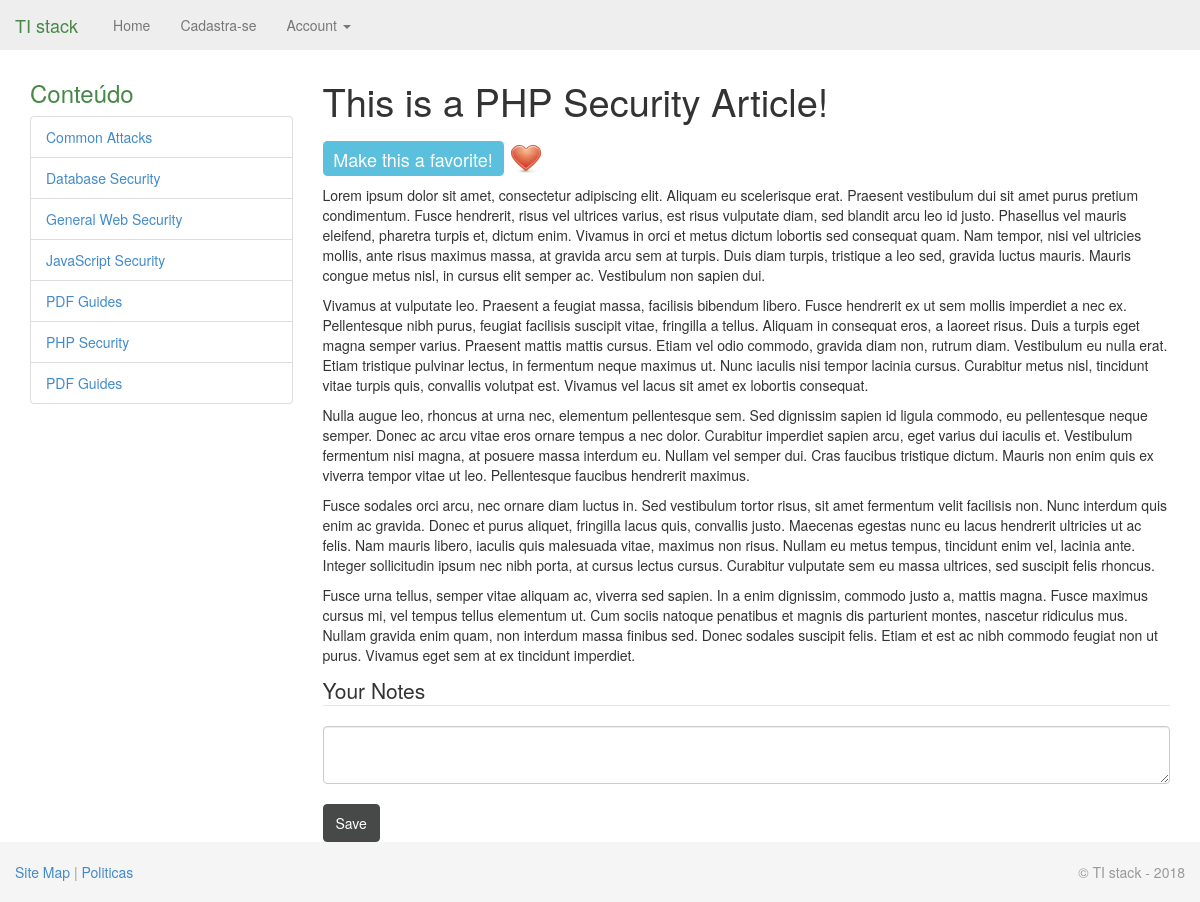
Page /page.php?id=4 on the committed database.
### tables this page shows
CREATE TABLE `categories` (
	`id` SMALLINT UNSIGNED NOT NULL AUTO_INCREMENT,
	`category` VARCHAR(45) NOT NULL,
	PRIMARY KEY (`id`),
	UNIQUE INDEX `category_UNIQUE` (`category` ASC) 
);

CREATE TABLE `pages` (
	`id` INT UNSIGNED NOT NULL AUTO_INCREMENT,
	`categories_id` SMALLINT UNSIGNED NOT NULL,
	`title` VARCHAR(100) NOT NULL,
	`description` TINYTEXT NOT NULL,
	`content` LONGTEXT NULL,
	`date_created` TIMESTAMP NOT NULL DEFAULT CURRENT_TIMESTAMP,
	PRIMARY KEY (`id`),
	INDEX `date_created` (`date_created` ASC),
	INDEX `fk_pages_categories_idx` (`categories_id` ASC),
	CONSTRAINT `fk_pages_categories`
		FOREIGN KEY (`categories_id`)
		REFERENCES `categories` (`id`)
		ON DELETE NO ACTION
		ON UPDATE NO ACTION
);

### page.php (the view, shortened to what this page needs)
<?php
require('./includes/mysql.inc.php');
if (isset($_GET['id']) && filter_var($_GET['id'], FILTER_VALIDATE_INT, array('min_range' => 1))) {
	$page_id = $_GET['id'];
	$q = 'SELECT title, description, content FROM pages WHERE id=' . $page_id;
	$r = mysqli_query($dbc, $q);
	$row = mysqli_fetch_array($r, MYSQLI_ASSOC);
	$page_title = $row['title'];
	include('includes/header.php');
	echo '<h1>' . htmlspecialchars($page_title) . '</h1>';
	if (isset($_SESSION['user_not_expired'])) {
		$user_id = $_SESSION['user_id'];
		$q = 'SELECT user_id FROM favorite_pages WHERE user_id=' . $user_id . ' AND page_id=' . $page_id;
		$r = mysqli_query($dbc, $q);
		if (mysqli_num_rows($r) === 1) {
			echo '<h3 id="favorite_h3"><img src="images/heart_32.png" width="32" height="32"> <span class="label label-info">This is a favorite!</span> <a id="remove_favorite_link" href="remove_from_favorites.php?id=' . $page_id . '"><img src="images/close_32.png" width="32" height="32"></a></h3>';
		} else {
			echo '<h3 id="favorite_h3"><span class="label label-info">Make this a favorite!</span> <a id="add_favorite_link" href="add_to_favorites.php?id=' . $page_id . '"><img src="images/heart_32.png" width="32" height="32"></a></h3>';
		}
		echo "<div>{$row['content']}</div>";
		echo '<form id="notes_form" action="page.php?id=' . $page_id . '" method="post" accept-charset="utf-8">
	<fieldset><legend>Your Notes</legend>
	<textarea name="notes" id="notes" class="form-control">';
	echo '</textarea><br>
	<input type="submit" name="submit_button" value="Save" id="submit_button" class="btn btn-default" />
	</fieldset>
</form>';
	} elseif (isset($_SESSION['user_id'])) {
		echo '<div class="alert"><h4>Expired Account</h4>Thank you for your interest in this content, but your account is no longer current. Please <a href="renew.php">renew your account</a> in order to view this page in its entirety.</div>';
		echo '<div>' . htmlspecialchars($row['description']) . '</div>';
	} else {
		echo '<div class="alert">Thank you for your interest in this content. You must be logged in as a registered user to view this page in its entirety.</div>';
		echo '<div>' . htmlspecialchars($row['description']) . '</div>';
	}
} else {
	$page_title = 'Error!';
	include('includes/header.html');
	echo '<div class="alert alert-danger">This page has been accessed in error.</div>';
}
include('./includes/footer.php');
?>

### includes/header.php (shortened to what this page needs)
<!DOCTYPE html>
<html lang="en">
  <head>
    <link href="css/bootstrap.min.css" rel="stylesheet">
    <link href="css/sticky-footer-navbar.css" rel="stylesheet">
  </head>
  <body>
    <div id="wrap">
      <div class="navbar navbar-fixed-top">
        <div class="container">
          <a class="navbar-brand" href="index.php" style="color: #468847;"> <?PHP echo APP_NAME;?> </a>
          <div class="nav-collapse collapse">
            <ul class="nav navbar-nav">
<?php
	$pages = array (
		'Home' => 'index.php',
		'Cadastra-se' => 'register.php'
	);
	$this_page = basename($_SERVER['PHP_SELF']);
	foreach ($pages as $k => $v) {
		echo '<li';
		if ($this_page == $v) echo ' class="active"';
		echo '><a href="' . $v . '">' . $k . '</a></li>
		';
	}
	if (isset($_SESSION['user_id'])) {
		echo '<li class="dropdown">
		<a href="#" class="dropdown-toggle" data-toggle="dropdown">Account <b class="caret"></b></a>
			<ul class="dropdown-menu">
				<li><a href="logout.php">Logout</a></li>
				<li><a href="renew.php">Renew</a></li>
				<li><a href="change_password.php">Change Password</a></li>
				<li><a href="favorites.php">Favorites</a></li>
				<li><a href="#">Recommendations</a></li>
			</ul>
		</li>';
	}
?>
            </ul>
          </div>
        </div>
      </div>
      <div class="container">
		<div class="row">
			<div class="col-3">
				<h3 class="text-success">Conteúdo</h3>
			<div class="list-group">
<?php
	$q = 'SELECT * FROM categories ORDER BY category';
	$r = mysqli_query($dbc, $q);
	while (list($id, $category) = mysqli_fetch_array($r, MYSQLI_NUM)) {
		echo '<a href="category.php?id=' . $id . '" class="list-group-item" title="' . $category . '">' . htmlspecialchars($category) . '
		</a>';
	}
?>
			  <a href="pdfs.php" class="list-group-item" title="PDFs">PDF Guides
			  </a>
			</div>
			</div>
		  <div class="col-9">

### css/sticky-footer-navbar.css (style rules this page uses)
html, body { height: 100%; }
#wrap { min-height: 100%; height: auto !important; height: 100%; margin: 0 auto -60px; padding: 0 0 60px; }
#wrap > .container { padding: 60px 15px 0; }

### rows in the picture
categories: category "Common Attacks"
categories: category "Database Security"
categories: category "General Web Security"
categories: category "JavaScript Security"
categories: category "PDF Guides"
categories: category "PHP Security"
pages: title "This is a PHP Security Article!", content "Lorem ipsum dolor sit amet, consectetur adipiscing elit. Aliquam eu scelerisque erat. Praesent vestibulum dui sit amet purus pretium condimentum. Fusce hendrerit, risus vel ultrices varius, est risus vulputate diam, sed blandit arcu leo id justo. Phasellus vel mauris eleifend, pharetra turpis et, dictum enim. Vivamus in orci et metus dictum lobortis sed consequat quam. Nam tempor, nisi vel ultricies mollis, ante risus maximus massa, at gravida arcu sem at turpis. Duis diam turpis, tristique a leo sed, gravida luctus mauris. Mauris congue metus nisl, in cursus elit semper ac. Vestibulum non sapien dui. Vivamus at vulputate leo. Praesent a feugiat massa, facilisis bibendum libero. Fusce…"

### other values in the picture
APP_NAME "TI stack"
$k "Home"
$k "Cadastra-se"
